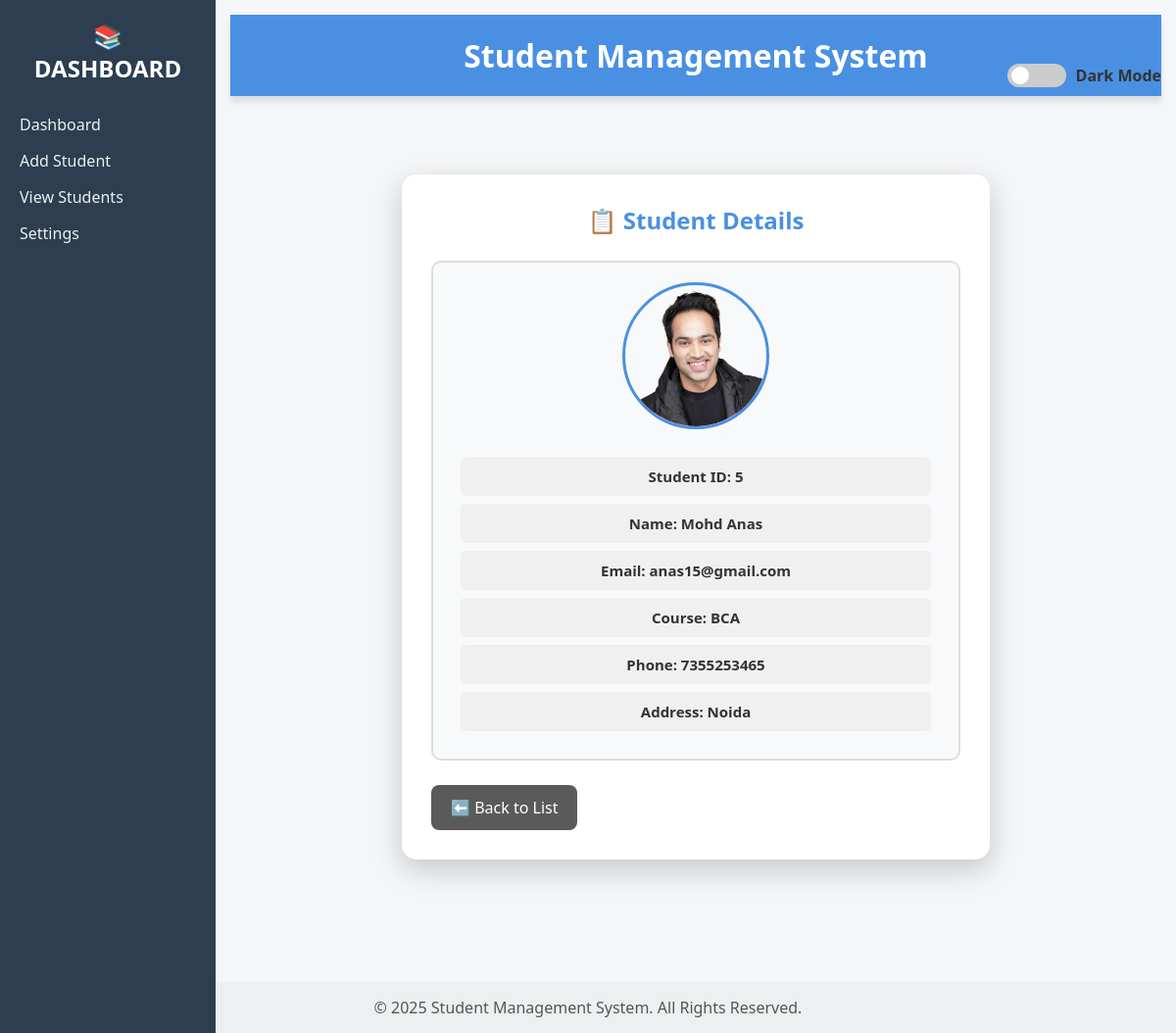
The app's page /student_view/5/, older data.
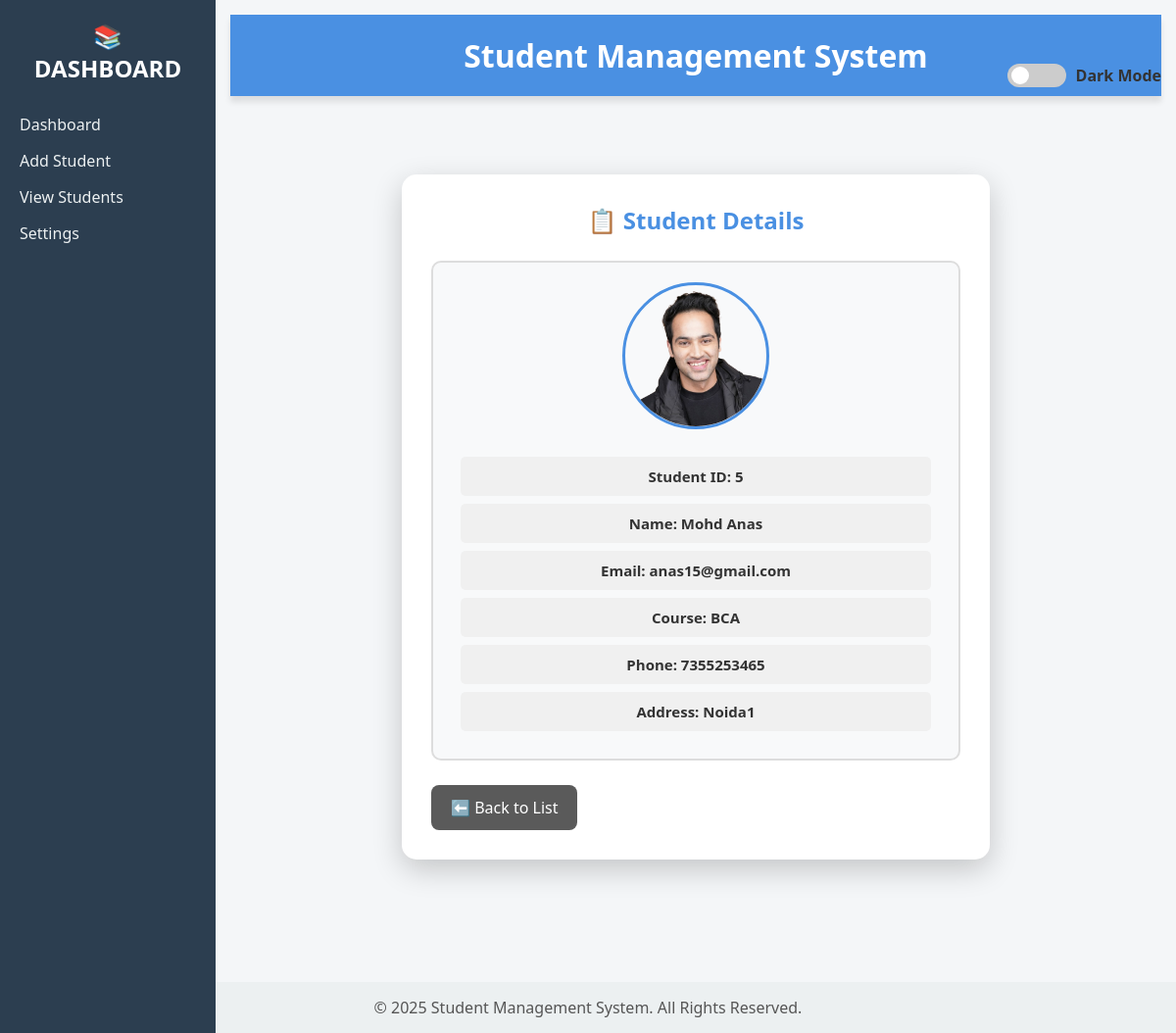
The same page, newer data.
### app1/models.py (models this page shows, shortened)
class Student(models.Model):
    student_id = models.CharField(max_length=20, unique=True)
    name = models.CharField(max_length=100)
    email = models.EmailField(unique=True)
    course = models.CharField(max_length=100)
    phone_number = models.CharField(max_length=15)
    address = models.TextField()
    profile_image = models.ImageField(upload_to='image_upload_path', blank=True, null=True)

### app1/views.py (the view)
# urls.py: path('student_view/<str:student_id>/', views.student_view, name='student_view'),
def student_view(request, student_id):
    student = get_object_or_404(Student, student_id=student_id)
    return render(request, 'app1/individual_student_view.html', {'student': student})

### app1/templates/app1/individual_student_view.html (shortened to what this page needs)
{% load static %}
<html>
<head>
    <link rel="stylesheet" href="{% static 'css/styles3.css' %}">
</head>
<body>
    <div class="dashboard-container">
        <aside class="sidebar">
            <h2>📚 DASHBOARD</h2>
            <nav>
                <ul>
                    <li><a href="{% url 'display' %}">Dashboard</a></li>
                    <li><a href="{% url 'add_student' %}">Add Student</a></li>
                    <li><a href="{% url 'display' %}">View Students</a></li>
                    <li><a href="#">Settings</a></li>
                </ul>
            </nav>
        </aside>
        <main class="main-content">
            <header>
                <h1>Student Management System</h1>
                <div class="dark-mode-toggle">
                    <label class="switch">
                        <span class="slider round"></span>
                    </label>
                    <span>Dark Mode</span>
                </div>
            </header>
            <div class="details-container">
                <h2>📋 Student Details</h2>
                <div class="student-info">
                    {% if student.profile_image %}
                        <img src="{{ student.profile_image.url }}" alt="{{ student.name }}" class="student-img">
                    {% else %}
                        <img src="{% static 'images/student_img.png' %}" alt="Default Image" class="student-img">
                    {% endif %}
                    <p><span class="highlight">Student ID: {{ student.student_id }}</span></p>
                    <p><span class="highlight">Name: {{ student.name }}</span></p>
                    <p><span class="highlight">Email: {{ student.email }}</span></p>
                    <p><span class="highlight">Course: {{ student.course }}</span></p>
                    <p><span class="highlight">Phone: {{ student.phone_number }}</span></p>
                    <p><span class="highlight">Address: {{ student.address }}</span></p>
                </div>
                <a href="{% url 'display' %}" class="back-btn">⬅️ Back to List</a>
            </div>
        </main>
    </div>
    <footer>
        <p>© 2025 Student Management System. All Rights Reserved.</p>
    </footer>
</body>
</html>

### app1/static/css/styles3.css (style rules this page uses)
* { margin: 0; padding: 0; box-sizing: border-box; }
body { font-family: 'Segoe UI', sans-serif; background: #f4f6f8; color: #333; transition: background 0.3s, color 0.3s; }
.dashboard-container { display: flex; min-height: 100vh; }
.sidebar { background: #2c3e50; color: #fff; width: 220px; padding: 20px; position: fixed; height: 100%; transition: all 0.3s ease-in-out; }
.sidebar h2 { text-align: center; margin-bottom: 30px; }
.sidebar ul { list-style: none; }
.sidebar ul li { margin: 15px 0; }
.sidebar ul li a { text-decoration: none; color: #ecf0f1; font-size: 16px; transition: 0.3s; }
.main-content { margin-left: 220px; padding: 15px; flex: 1; transition: margin-left 0.3s ease-in-out; }
header { background-color: #4a90e2; padding: 20px 0; text-align: center; color: white; box-shadow: 0 6px 6px rgba(0, 0, 0, 0.1); }
h1 { margin: 0; font-size: 2rem; font-weight: 600; }
footer { text-align: center; padding: 15px; background: #ecf0f1; font-size: 16px; color: #555; margin-top: 30px; }
.dark-mode-toggle { position: absolute; top: 65px; right: 15px; display: flex; align-items: center; gap: 10px; font-weight: bold; color: #333; }
.switch { position: relative; display: inline-block; width: 60px; height: 24px; }
.slider { position: absolute; cursor: pointer; background-color: #ccc; border-radius: 34px; top: 0; left: 0; right: 0; bottom: 0; transition: 0.4s; }
.slider::before { position: absolute; content: ""; height: 18px; width: 18px; left: 4px; bottom: 3px; background-color: white; border-radius: 50%; transition: 0.4s; }

### app1/templates/app1/individual_student_view.html (style rules this page uses)
.details-container { background: white; margin: 80px auto; max-width: 600px; padding: 30px; border-radius: 15px; box-shadow: 0 10px 30px rgba(0, 0, 0, 0.2); transition: 0.3s ease-in-out; }
.details-container h2 { text-align: center; margin-bottom: 25px; color: #4a90e2; }
.student-info { background: #f8f9fa; padding: 20px; border-radius: 10px; margin-top: 20px; text-align: center; border: 2px solid #ddd; }
.student-info p { margin: 8px; font-size: 15px; color: #333; }
.highlight { display: block; background: #f0f0f0; padding: 10px; margin-bottom: 8px; font-weight: bold; border-radius: 5px; }
.student-img { width: 150px; height: 150px; object-fit: cover; border-radius: 50%; border: 3px solid #4a90e2; margin-bottom: 20px; transition: transform 0.3s; }
.back-btn { display: inline-block; margin-top: 25px; background: #5a5a5a; color: white; padding: 12px 20px; border-radius: 8px; text-decoration: none; font-size: 16px; transition: background-color 0.3s; }

Row changes from the older to the newer data that the page shows:
changed Student "Mohd Anas": address "Noida" → "Noida1"
